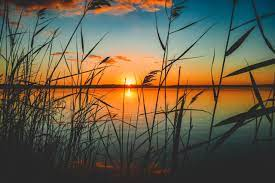
#> input picture pythonodev2/resim.png, 275 x 183 px
$ python main.py
#> lines starting #> are read from the running program, lines starting #| are printed output that depends on the picture
import cv2
import numpy as np

resim = cv2.imread("resim.png",0)
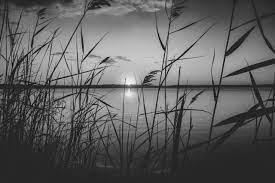
#> resim: shape (183, 275); min 0, max 255, mean 94.8
cv2.imshow("manzara",resim)
cv2.waitKey()

deger= np.max(resim)
#> deger = 255

[a,b]=resim.shape
#> a = 183; b = 275
YeniResim = np.zeros([a,b], dtype=np.uint8)
for i in range(a):
    for j in range(b):
        YeniResim[i,j] = deger - resim[i,j]
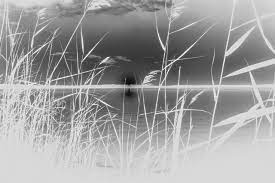
#> YeniResim: shape (183, 275); min 0, max 255, mean 160.2

cv2.imshow("manzara",YeniResim )
cv2.waitKey()
